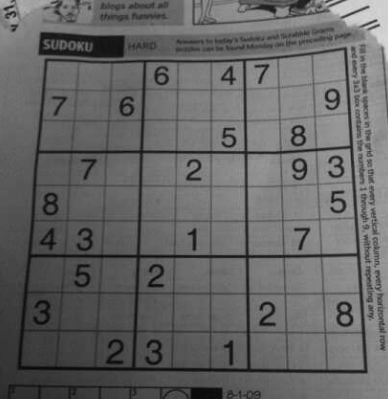
#> input picture OnThi/Thamkhao_Old/HuuTho_Week7/Sudoku2.png, 388 x 399 px, found by its file name
$ jupyter execute --allow-errors Tuan_6.ipynb   (shell and % lines are left out)
#> lines starting #> are read from the running program, lines starting #| are printed output that depends on the picture; after the words box and inside, x2 and y2 are one past the last pixel; in counts of white or black regions, pixels touching at a corner belong together
[cell 1]
import matplotlib.pyplot as plt

[cell 2]
# Chương trình Python minh họa phương thức HoughLine
# để phát hiện đường thẳng
import cv2
import numpy as np

# Đọc ảnh cần thiết
# Thực hiện các phép toán trên ảnh này.
# Đảm bảo ảnh nằm cùng thư mục với chương trình Python này
img = cv2.imread('/content/Sudoku2.png')
#> img is the input picture: shape (399, 388, 3); min 4, max 220, mean 101.4

# Chuyển đổi ảnh img thành thang xám
gray = cv2.cvtColor(img, cv2.COLOR_BGR2GRAY)

# Áp dụng phương pháp phát hiện cạnh trên ảnh
edges = cv2.Canny(gray, 20, 200, apertureSize=3)
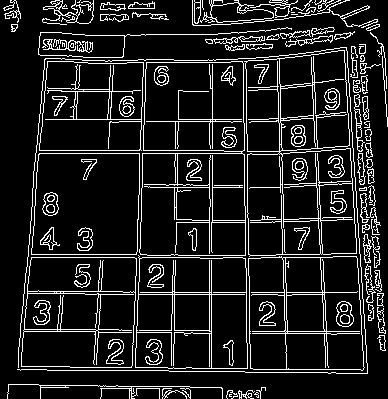
#> edges: shape (399, 388); 12.1% white in thin lines or dots

# Hàm này trả về một mảng các giá trị r và theta
lines = cv2.HoughLines(edges, 1, np.pi/180, 200)
#> lines = 15 rows, first 8: [257, 1.57], [145, 0.0349], [148, 0.0349], [209, 0], [-241, 3.12], [292, 1.57], [-244, 3.12], [294, 1.57]

# Vòng lặp for bên dưới chạy cho đến khi các giá trị r và theta
# nằm trong phạm vi của mảng 2 chiều
for r_theta in lines:
  arr = np.array(r_theta[0], dtype=np.float64)
  r, theta = arr

  # Lưu trữ giá trị cos(theta) trong a
  a = np.cos(theta)

  # Lưu trữ giá trị sin(theta) trong b
  b = np.sin(theta)

  # x0 lưu trữ giá trị rcos(theta)
  x0 = a * r

  # y0 lưu trữ giá trị rsin(theta)
  y0 = b * r

  # x1 lưu trữ giá trị được làm tròn của (rcos(theta)-1000sin(theta))
  x1 = int(x0 + 1000 * (-b))

  # y1 lưu trữ giá trị được làm tròn của (rsin(theta)+1000cos(theta))
  y1 = int(y0 + 1000 * (a))

  # x2 lưu trữ giá trị được làm tròn của (rcos(theta)+1000sin(theta))
  x2 = int(x0 - 1000 * (-b))

  # y2 lưu trữ giá trị được làm tròn của (rsin(theta)-1000cos(theta))
  y2 = int(y0 - 1000 * (a))

  # cv2.line vẽ một đường thẳng trong img từ điểm (x1, y1) đến (x2, y2).
  # (0, 0, 255) biểu thị màu của đường thẳng được vẽ.
  # Trong trường hợp này, nó có màu đỏ.
  cv2.line(img, (x1, y1), (x2, y2), (0, 0, 255), 2)
#> this loop made 15 passes
#> (r, theta, a, b, x0, y0, x1, y1) on passes 1 to 12: (257, 1.57, -4.37e-08, 1, -1.12e-05, 257, -1000, 256), (145, 0.0349, 0.999, 0.0349, 144.9, 5.06, 110, 1004), (148, 0.0349, 0.999, 0.0349, 147.9, 5.17, 113, 1004), (209, 0, 1, 0, 209, 0, 209, 1000), (-241, 3.12, -1, 0.0175, 241, -4.21, 223, -1004), (292, 1.57, -4.37e-08, 1, -1.28e-05, 292, -1000, 291), (-244, 3.12, -1, 0.0175, 244, -4.26, 226, -1004), (294, 1.57, -4.37e-08, 1, -1.29e-05, 294, -1000, 293), (153, 1.57, -4.37e-08, 1, -6.69e-06, 153, -1000, 152), (150, 1.57, -4.37e-08, 1, -6.56e-06, 150, -1000, 149), (49, 0.0873, 0.996, 0.0872, 48.81, 4.27, -38, 1000), (119, 1.57, -4.37e-08, 1, -5.2e-06, 119, -1000, 118)
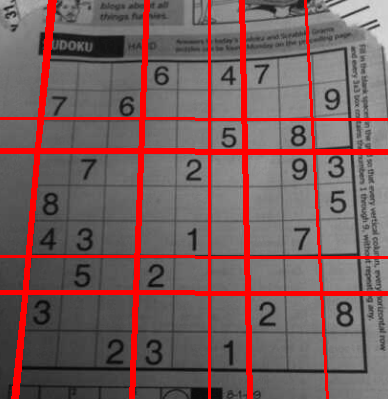
#> img: shape (399, 388, 3); 10.39% of pixels changed, all inside (x1, y1, x2, y2) = (0, 0, 388, 399)

plt.imshow(img)

[cell 3]
import cv2
import numpy as np

# Đọc ảnh
img = cv2.imread('/content/whitebloodcell1.jpg', cv2.IMREAD_COLOR)
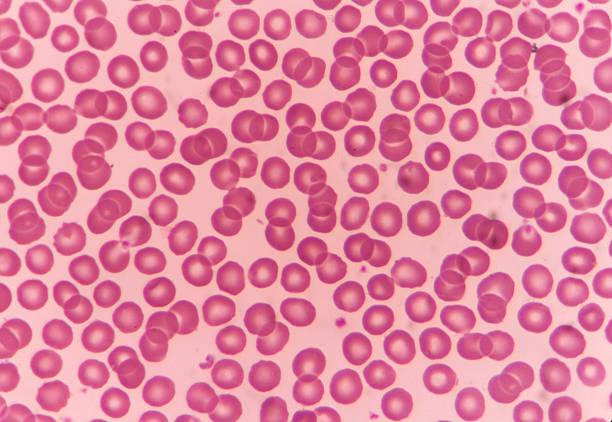
#> input picture OnThi/Thamkhao_Old/HuuTho_Week7/whitebloodcell1.jpg, 612 x 422 px, found by its file name
#> img is the input picture: shape (422, 612, 3); mean B, G, R 157.2, 130.8, 225.3

# Chuyển đổi ảnh sang thang xám
gray = cv2.cvtColor(img, cv2.COLOR_BGR2GRAY)
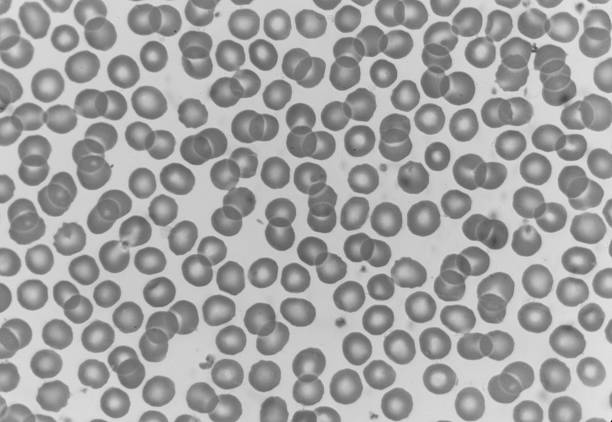
#> gray: shape (422, 612); min 18, max 241, mean 162.1

# Làm mờ ảnh bằng kernel 3x3
gray_blurred = cv2.blur(gray, (3, 3))

# Áp dụng biến đổi Hough trên ảnh đã làm mờ
detected_circles = cv2.HoughCircles(gray_blurred,
                                    cv2.HOUGH_GRADIENT, 1, 20,
                                    param1=50,
                                    param2=30, minRadius=1, maxRadius=40)
#> detected_circles = 152 rows, first 8: [438.5, 378.5, 15.8], [525.5, 240.5, 15.2], [247.5, 126.5, 16.6], [412.5, 177.5, 15.6], [301.5, 141.5, 15.8], [127.5, 316.5, 15.2], [159.5, 143.5, 15.2], [114.5, 402.5, 14.9]

# Vẽ các đường tròn được phát hiện
if detected_circles is not None:

  # Chuyển đổi các tham số đường tròn a, b và r thành số nguyên
  detected_circles = np.uint16(np.around(detected_circles))
#> detected_circles = 152 rows, first 8: [438, 378, 16], [526, 240, 15], [248, 126, 17], [412, 178, 16], [302, 142, 16], [128, 316, 15], [160, 144, 15], [114, 402, 15]

  for pt in detected_circles[0, :]:
    a, b, r = pt[0], pt[1], pt[2]

    # Vẽ chu vi của đường tròn
    cv2.circle(img, (a, b), r, (0, 255, 0), 2)

    # Vẽ một đường tròn nhỏ (bán kính 1) để hiển thị tâm
    cv2.circle(img, (a, b), 1, (0, 0, 255), 3)
#> this loop made 152 passes
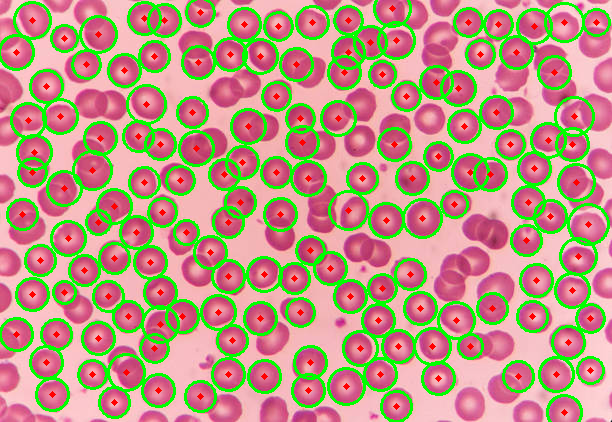
#> img: shape (422, 612, 3); 18.38% of pixels changed, all inside (x1, y1, x2, y2) = (0, 0, 611, 422)

plt.imshow(img)

[cell 4]
import cv2
import numpy as np
import matplotlib.pyplot as plt

# Đường dẫn đến ảnh đầu vào được chỉ định và
# ảnh được đọc bằng lệnh imread
img = cv2.imread('/content/sudoku.jpg')

# Chuyển đổi ảnh sang thang xám
#> (the rest of this cell did not finish here and is left out)

[cell 5]
import numpy as np
import cv2 as cv

# Tên file ảnh
filename = '/content/sudoku.jpg'

# Đọc ảnh
img2 = cv.imread(filename)

# Chuyển đổi ảnh sang thang xám
#> (the rest of this cell did not finish here and is left out)

[cell 6]
plt.subplot(1,2,1)
#> (the rest of this cell did not finish here and is left out)

[cell 7]
import numpy as np
import cv2 as cv
im = cv.imread('/content/sudoku4.JPG')
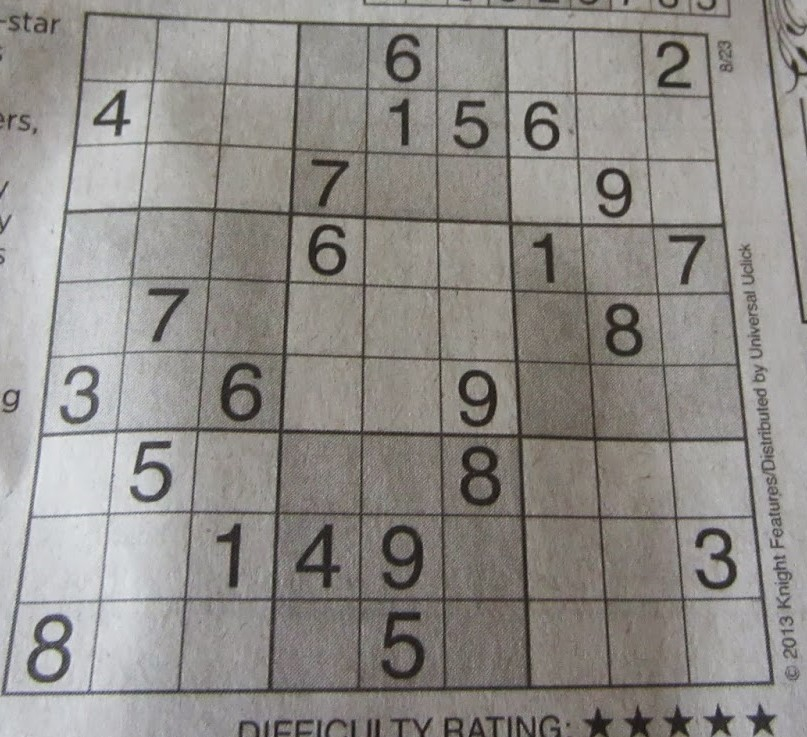
#> input picture OnThi/Thamkhao_Old/HuuTho_Week7/sudoku4.JPG, 807 x 737 px, found by its file name
#> im is the input picture: shape (737, 807, 3); mean B, G, R 136.4, 140.3, 143.4
assert im is not None, "file could not be read, check with os.path.exists()"
imgray = cv.cvtColor(im, cv.COLOR_BGR2GRAY)
ret, thresh = cv.threshold(imgray, 127, 255, 0)
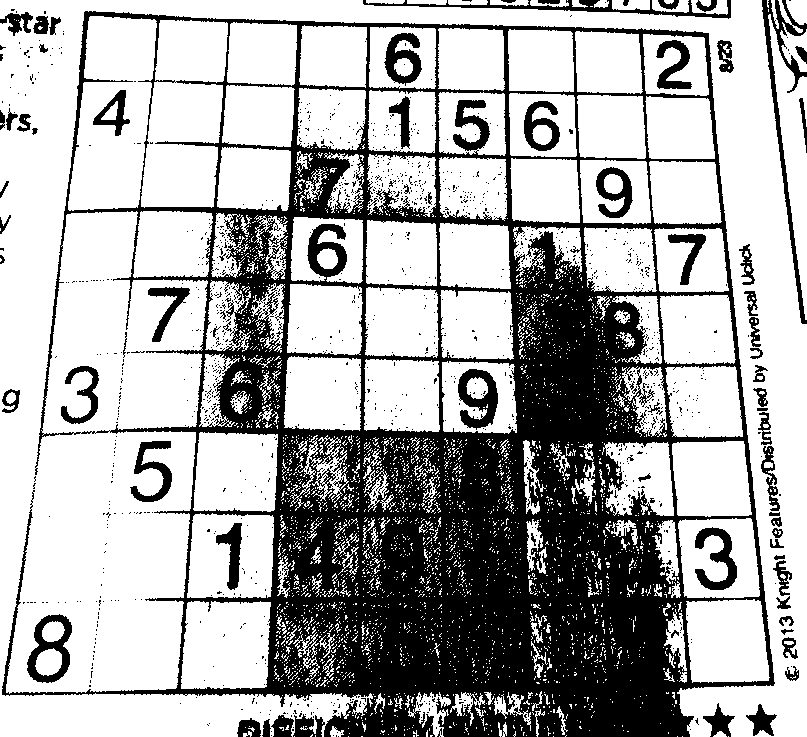
#> thresh: shape (737, 807); 67.7% white; 1309 black regions (1234 under 20 px)
contours, hierarchy = cv.findContours(thresh, cv.RETR_TREE, cv.CHAIN_APPROX_SIMPLE)
#> contours = 5603 contours, 5352 with area under 20; largest, box (x1, y1, x2, y2) and area: (0, 0, 807, 737) 165240, (68, 16, 157, 211) 12796, (141, 20, 228, 208) 12442, (181, 601, 271, 689) 7121, (187, 513, 274, 598) 6670

[cell 8]
img=cv.drawContours(im, contours, -1, (0,255,0), 3)
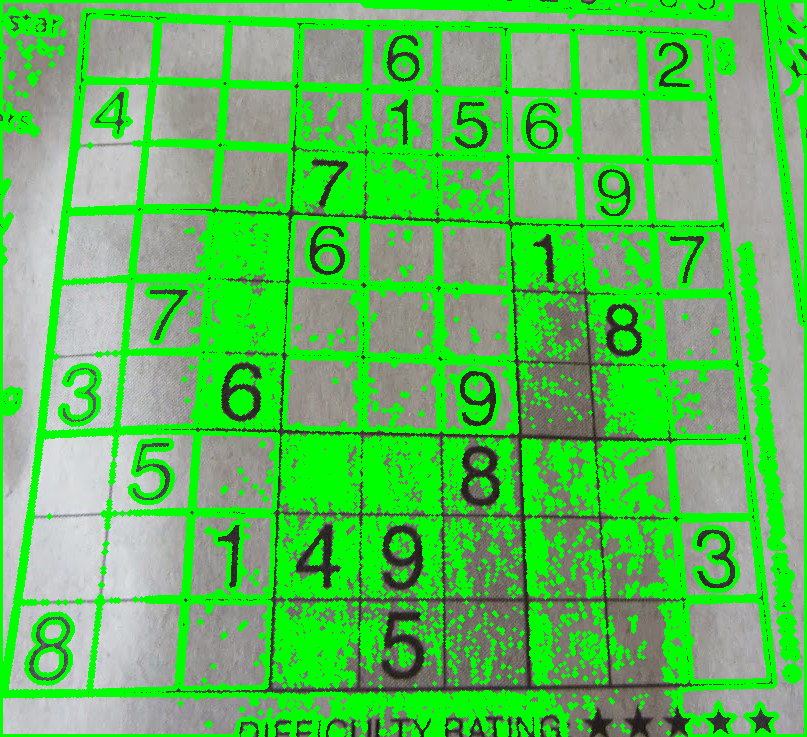
#> img: shape (737, 807, 3); mean B, G, R 87.3, 190.6, 90.9
plt.imshow(img)
